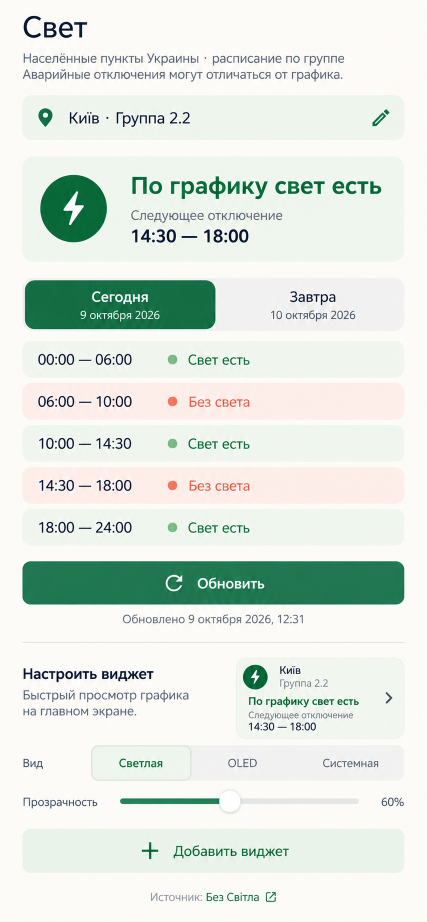
#> input picture android/tg-bot-control-android/design-evidence/selected-power-page.png, 853 x 1844 px (shown at 1/2 size)
$ python compare-power-design.py
#> lines starting #> are read from the running program, lines starting #| are printed output that depends on the picture
"""Normalize native capture density and produce a source/implementation QA board."""
from pathlib import Path
from PIL import Image, ImageDraw
root=Path(__file__).parent/"design-evidence"
source=Image.open(root/"selected-power-page.png").convert("RGB")
#> source is the input picture: PIL image 853x1844 RGB; mean R, G, B 224.4, 232.2, 224.7
native=Image.open(root/"power-page-native.png").convert("RGB")
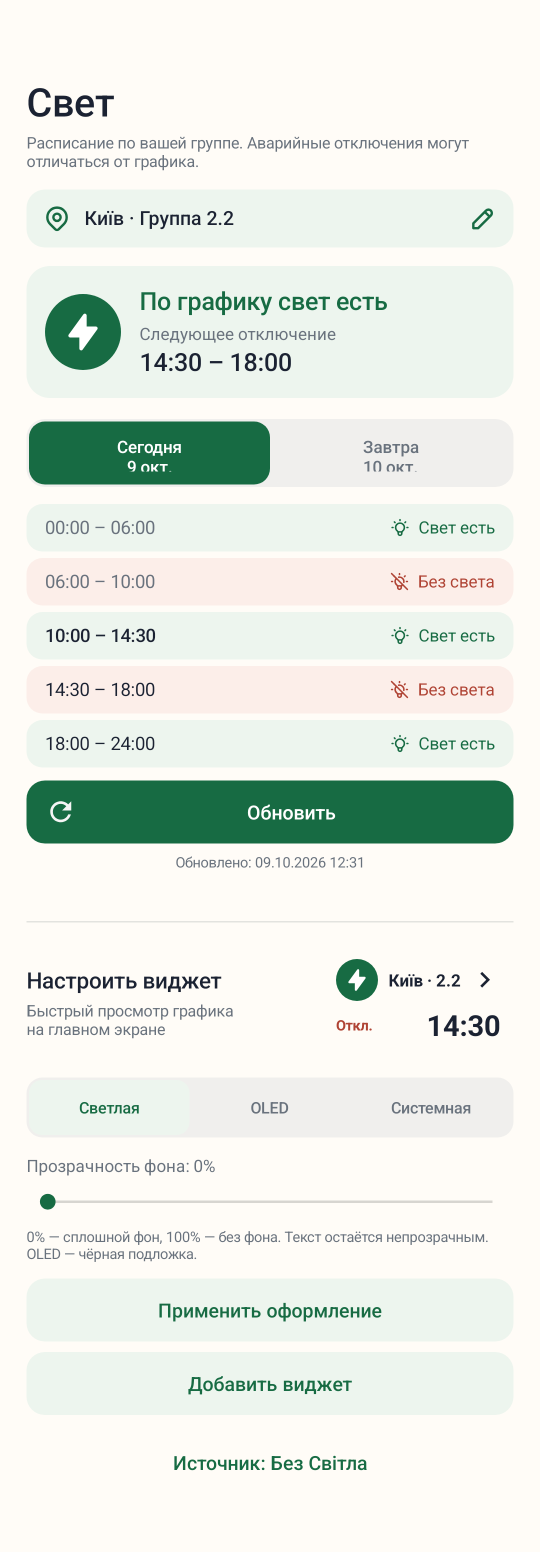
#> input picture android/tg-bot-control-android/design-evidence/power-page-native.png, 1080 x 3104 px (shown at 1/2 size)
# Native child includes its reserved OS inset padding; remove only that area.
native=native.crop((0,128,native.width,native.height-63))
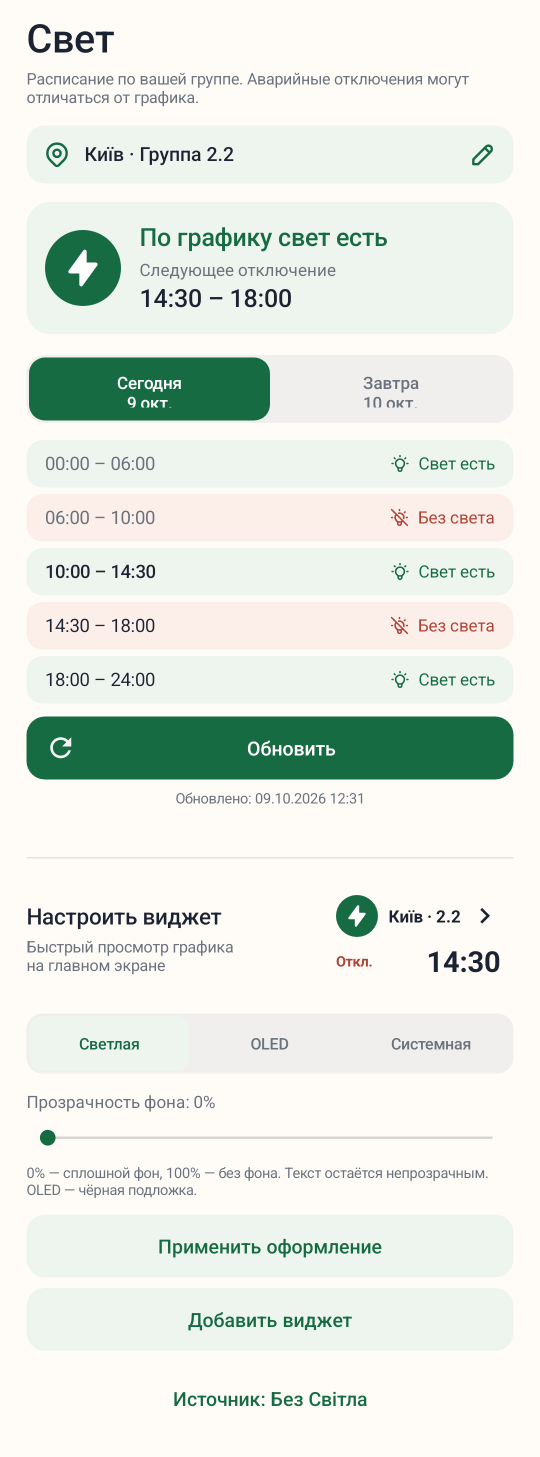
#> native: PIL image 1080x2913 RGB (shown at 1/2 size); mean R, G, B 229.2, 235, 227.4
def fit_width(im,w=390):
#> called with w = 390
    return im.resize((w,round(im.height*w/im.width)),Image.Resampling.LANCZOS)
a,b=fit_width(source),fit_width(native)
#> call 2 of fit_width, with w = 390
#> in fit_width (call 2), `return im.resize((w,round(im.height*w/im.width)),Image.Resampling.LANC..`:
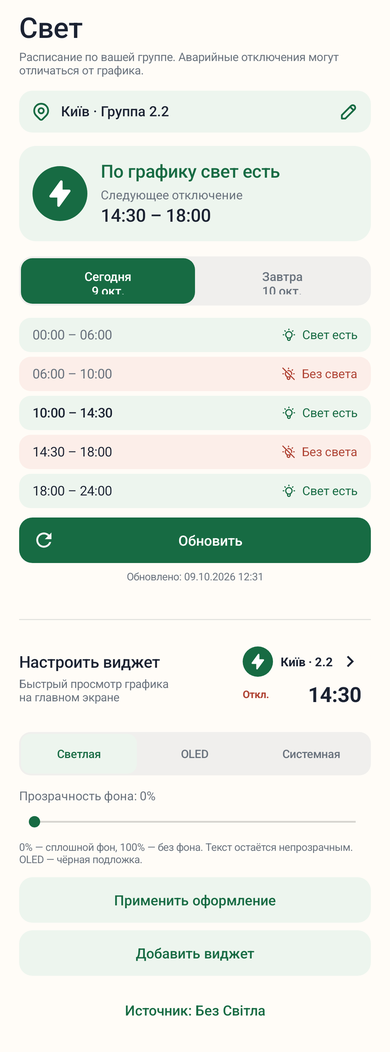
#> returned value: PIL image 390x1052 RGB; mean R, G, B 229, 234.9, 227.4
a.save(root/"power-source-normalized.png");b.save(root/"power-native-normalized.png")
board=Image.new("RGB",(820,max(a.height,b.height)+30),"#e4e4e4")
#> board: PIL image 820x1082 RGB; every value is 228
board.paste(a,(10,30));board.paste(b,(420,30))
#> after `board.paste(a, (10, 30))`:
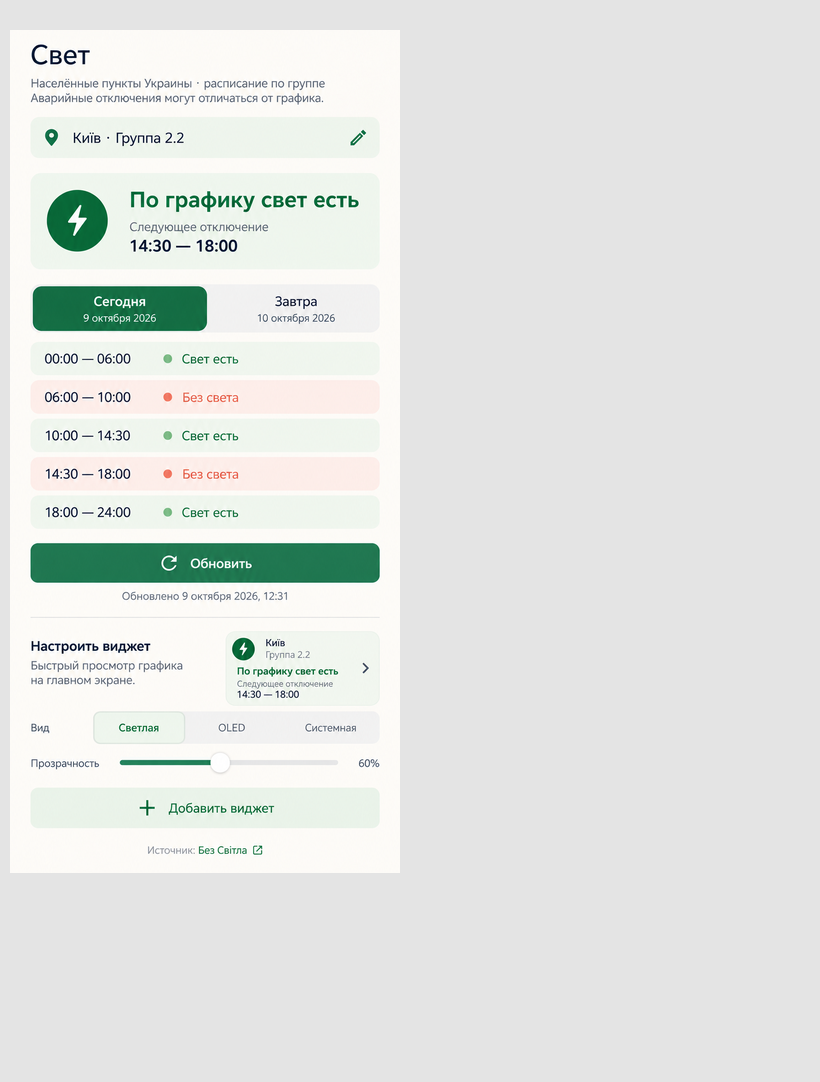
#> board: PIL image 820x1082 RGB; mean R, G, B 226.6, 229.5, 226.8
draw=ImageDraw.Draw(board);draw.text((10,8),"Selected visual target",fill="black");draw.text((420,8),"Native Android implementation",fill="black")
board.save(root/"power-comparison.png")
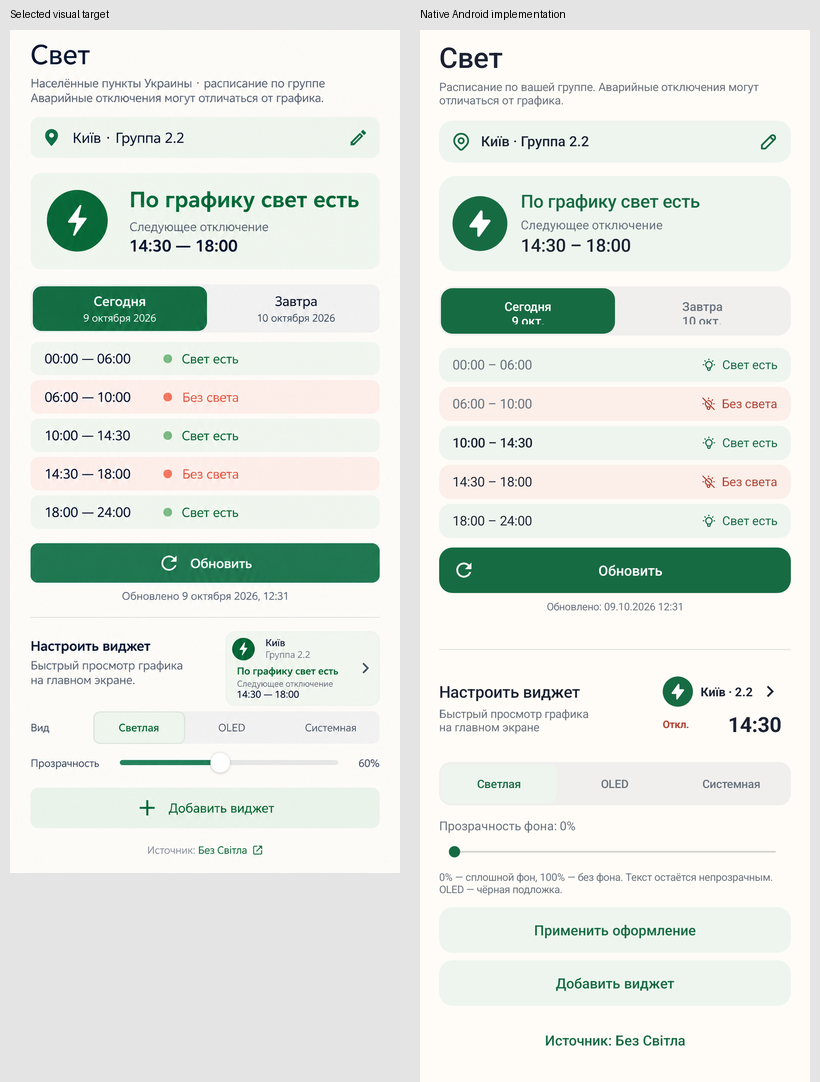
#> saved as power-comparison.png: PIL image 820x1082 RGB; mean R, G, B 227, 232.6, 226.3
# Focused readable top section to inspect icons, type and semantic colors.
focus=Image.new("RGB",(820,580),"#e4e4e4");focus.paste(a.crop((0,0,390,550)),(10,30));focus.paste(b.crop((0,0,390,550)),(420,30));focus.save(root/"power-focus.png")
#> after `focus = Image.new('RGB', (820, 580), '#e4e4e4')`: focus: PIL image 820x580 RGB; every value is 228
#> after `focus.paste(a.crop((0, 0, 390, 550)), (10, 30))`:
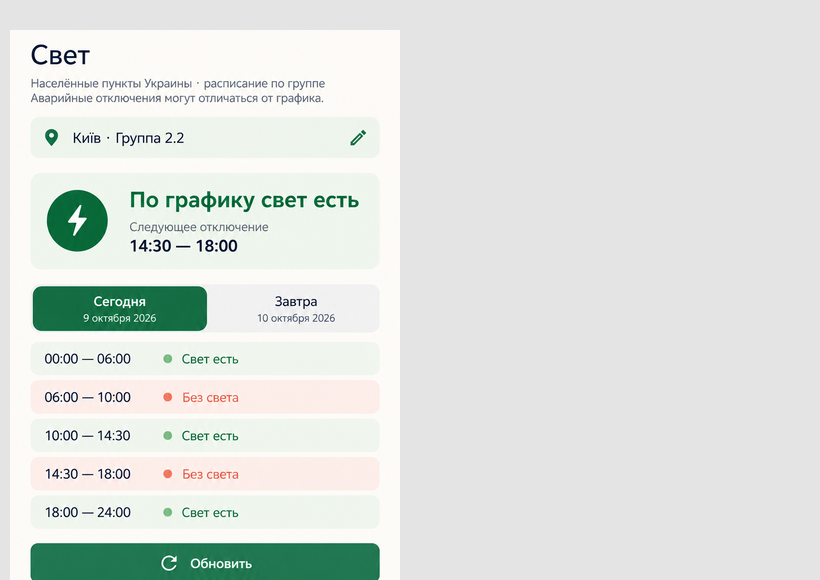
#> focus: PIL image 820x580 RGB; mean R, G, B 222.9, 227.6, 223.6
#> after `focus.paste(b.crop((0, 0, 390, 550)), (420, 30))`:
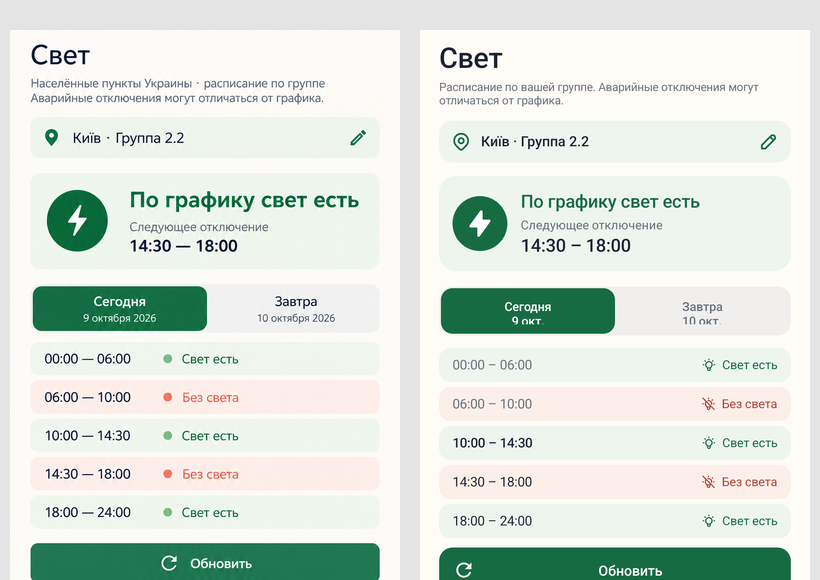
#> focus: PIL image 820x580 RGB; mean R, G, B 219.2, 227.9, 219.9
matrix=Image.new("RGB",(1200,700),"#e4e4e4");draw=ImageDraw.Draw(matrix)
#> after `matrix = Image.new('RGB', (1200, 700), '#e4e4e4')`: matrix: PIL image 1200x700 RGB; every value is 228
for col,w in enumerate((180,260)):
    for row,h in enumerate((80,180,300,420)):
#> (the run stopped early here; a loop or call above may not have finished)
